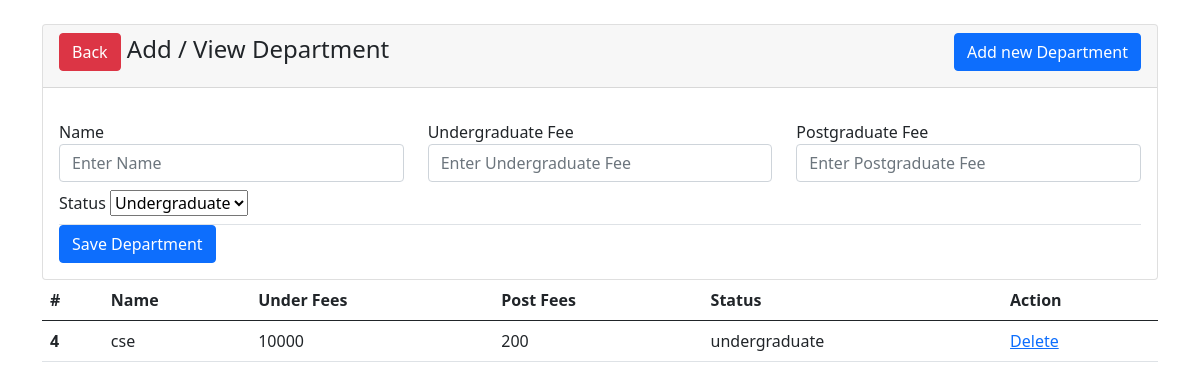
The page /admin/add_department.php?id=2 on the database its author committed.
### tables this page shows
CREATE TABLE `courses` (
  `id` int(10) NOT NULL,
  `uni_id` int(10) NOT NULL,
  `p_name` varchar(255) NOT NULL,
  `under_fees` varchar(255) NOT NULL DEFAULT '0',
  `post_fees` varchar(255) NOT NULL DEFAULT '0',
  `under_post` tinyint(10) NOT NULL DEFAULT '0'
);

### admin/inc/functions.php (called while the page is built, shortened)
<?php
$connection = mysqli_connect('localhost', 'root', '', 'university');
mysqli_set_charset($connection, "utf8");
function getCourses($id)
{
    global $connection;
    $query = "SELECT * FROM courses where uni_id=$id";
    $result = mysqli_query($connection, $query);
    $data = [];
    while ($_data = mysqli_fetch_assoc($result)) {
        array_push($data, $_data);
    }
    return $data;
}

### admin/add_department.php (the view, shortened to what this page needs)
<?php session_start();
include 'inc/functions.php';
$id = $_GET['id'] ?? '';
?>
<!doctype html>
<html lang="en">
  <head>
    <link href="https://cdn.jsdelivr.net/npm/bootstrap@5.0.0-beta1/dist/css/bootstrap.min.css" rel="stylesheet">
  </head>
<body>
    <div class="container">
        <div class="row">
            <div class="col-md-12">
                <div class="card mt-4">
                    <div class="card-header">
                        <h4>
                            <a href="admin.php" class="float-center btn btn-danger">Back</a>
                            Add / View Department
                            <a href="javascript:void(0)" class="add-more-form float-end btn btn-primary">Add new Department</a>
                        </h4>
                    </div>
                    <div class="card-body">
                        <form action="tasks.php" method="POST">
                            <div class="main-form mt-3 border-bottom">
                                <div class="row">
                                    <div class="col-md-4">
                                        <div class="form-group mb-2">
                                            <label for="">Name</label>
                                            <input type="text" name="name[]" class="form-control" required placeholder="Enter Name">
                                        </div>
                                    </div>
                                    <div class="col-md-4">
                                        <div class="form-group mb-2">
                                            <label for="">Undergraduate Fee</label>
                                            <input type="text" name="underfee[]" class="form-control" required placeholder="Enter Undergraduate Fee">
                                        </div>
                                    </div>
                                    <div class="col-md-4">
                                        <div class="form-group mb-2">
                                            <label for="">Postgraduate Fee</label>
                                            <input type="text" name="postfee[]" class="form-control" required placeholder="Enter Postgraduate Fee">
                                        </div>
                                    </div>
                                    <div class="col-md-4">
                                        <div class="form-group mb-2">
                                            <label for="">Status</label>
                                            <select name="underorpost[]" id="cars">
                                                <option value=0>Undergraduate</option>
                                            </select>
                                        </div>
                                    </div>
                                </div>
                            </div>
                            <button type="submit" name="save_multiple_data" class="btn btn-primary">Save Department</button>
                        </form>
                    </div>
                </div>
                <table class="table">
                    <thead>
                        <tr>
                        <th scope="col">#</th>
                        <th scope="col">Name</th>
                        <th scope="col">Under Fees</th>
                        <th scope="col">Post Fees</th>
                        <th scope="col">Status</th>
                        <th scope="col">Action</th>
                        </tr>
                    </thead>
                    <tbody>
                    <?php
                    $data = getCourses($id);
                    if (count($data) > 0) {
                        $length = count($data);
                        for ($i = 0; $i < $length; $i++) {
                    ?>
                        <tr>
                        <th scope="row"><?php echo $data[$i]['id']; ?></th>
                        <td><?php echo $data[$i]['p_name']; ?></td>
                        <td><?php echo $data[$i]['under_fees']; ?></td>
                        <td><?php echo $data[$i]['post_fees']; ?></td>
                        <td><?php echo $data[$i]['under_post'] == 0 ? 'undergraduate' : 'postgraduate'; ?></td>
                        <td> <a class="button button-outline" href="tasks.php?id=<?php echo $data[$i]['id']; ?>&key=dep&uniid=<?php echo $id; ?>">Delete</a> </td>
                    </tr>
                        <?php
                            }
                        }
                        ?>
                    </tbody>
                </table>
            </div>
        </div>
    </div>
</body>
</html>

### rows shown on the page
courses: id "4", p_name "cse", under_fees "10000", post_fees "200", under_post "undergraduate"
